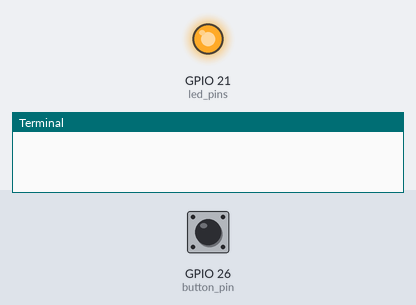
Recording of a program running on a simulated Raspberry Pi (BCM pin numbers). Shown: output pins drawn as LEDs (lit = HIGH), the last lines printed to the terminal. Dashed ring = blinking. Inputs (shaded band) come from the test bench; at power-on: GPIO 26 (button_pin) HIGH.

Above: at 0.05 s.
At 1.2 s:
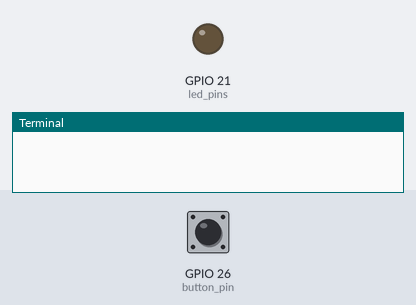
1.3 s: GPIO 26 (button_pin) pulled LOW for 0.15 s
At 2.25 s:
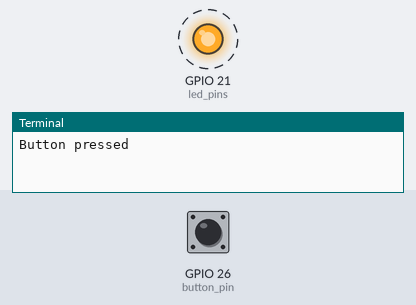
Timing chart, 0 to 10.3 s (numbered marks = the images above; inputs shaded):
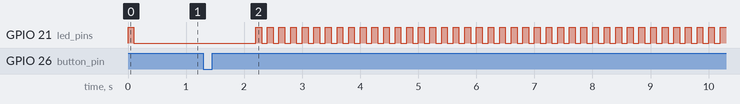

Measured:
- by itself, GPIO 21 (led_pins): alternates HIGH for 0.10 s and LOW for 0.10 s

The program:

int.py
```python
import RPi.GPIO as GPIO
import time

# 设置GPIO模式为BCM
GPIO.setmode(GPIO.BCM)

# 定义按键和LED引脚
button_pin = 26
led_pins = [21]

# 设置按键引脚为输入，默认上拉
GPIO.setup(button_pin, GPIO.IN, pull_up_down=GPIO.PUD_UP)

# 设置LED引脚为输出
for pin in led_pins:
    GPIO.setup(pin, GPIO.OUT)

# 流水灯状态
led_state = 0
running=False
# 按键中断的回调函数
def button_callback(channel):
    global running
    if not GPIO.input(button_pin):
        running=not running
        if not running:
            GPIO.output(led_pins[0], GPIO.LOW)

        print("Button pressed")
        # 切换LED状态

# 添加按键中断事件
GPIO.add_event_detect(button_pin, GPIO.FALLING, callback=button_callback, bouncetime=200)

try:
    while True:
        # 闪烁

        GPIO.output(led_pins[0], GPIO.HIGH)
        time.sleep(0.1)
        GPIO.output(led_pins[0], GPIO.LOW)
        time.sleep(0.1)

        if not running:
            GPIO.output(led_pins[0], GPIO.LOW)
            time.sleep(2)
            running=True
        # 延迟一段时间，让LED保持点亮状态
        # time.sleep(0.5)

except KeyboardInterrupt:
    # 清除GPIO设置
    GPIO.cleanup()
```
